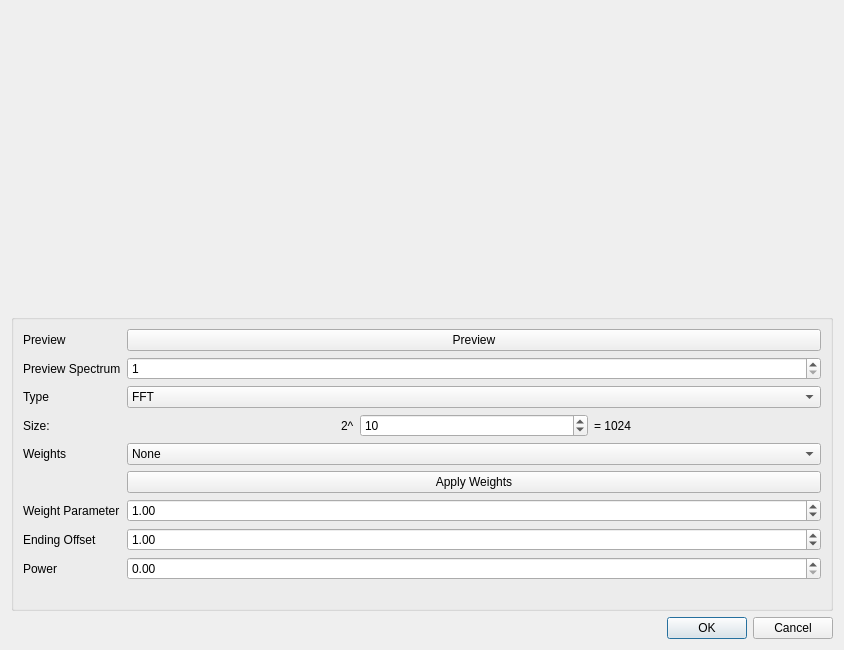
<?xml version="1.0" encoding="UTF-8"?>
<ui version="4.0">
 <class>FourierTransformDialog</class>
 <widget class="QDialog" name="FourierTransformDialog">
  <property name="geometry">
   <rect>
    <x>0</x>
    <y>0</y>
    <width>844</width>
    <height>650</height>
   </rect>
  </property>
  <property name="sizePolicy">
   <sizepolicy hsizetype="MinimumExpanding" vsizetype="MinimumExpanding">
    <horstretch>0</horstretch>
    <verstretch>0</verstretch>
   </sizepolicy>
  </property>
  <property name="windowTitle">
   <string>Apply Fourier Transform</string>
  </property>
  <property name="toolTip">
   <string>Output will be in Hz</string>
  </property>
  <layout class="QVBoxLayout" name="verticalLayout">
   <item>
    <widget class="QCustomPlot" name="spectrumCustomPlot" native="true">
     <property name="minimumSize">
      <size>
       <width>400</width>
       <height>200</height>
      </size>
     </property>
    </widget>
   </item>
   <item>
    <widget class="QGroupBox" name="formGroupBox">
     <layout class="QFormLayout" name="formLayout_2">
      <item row="1" column="0">
       <widget class="QLabel" name="previewLabel">
        <property name="text">
         <string>Preview</string>
        </property>
       </widget>
      </item>
      <item row="1" column="1">
       <widget class="QPushButton" name="previewPushButton">
        <property name="text">
         <string>Preview</string>
        </property>
       </widget>
      </item>
      <item row="2" column="0">
       <widget class="QLabel" name="spectrumLabel">
        <property name="text">
         <string>Preview Spectrum</string>
        </property>
       </widget>
      </item>
      <item row="2" column="1">
       <widget class="QSpinBox" name="spectrumSpinBox">
        <property name="minimum">
         <number>1</number>
        </property>
       </widget>
      </item>
      <item row="3" column="0">
       <widget class="QLabel" name="typeLabel">
        <property name="text">
         <string>Type</string>
        </property>
       </widget>
      </item>
      <item row="3" column="1">
       <widget class="QComboBox" name="typeComboBox">
        <item>
         <property name="text">
          <string>FFT</string>
         </property>
        </item>
        <item>
         <property name="text">
          <string>Inverse FFT</string>
         </property>
        </item>
       </widget>
      </item>
      <item row="4" column="0">
       <widget class="QLabel" name="sizeLabel">
        <property name="toolTip">
         <string>Spectra will be truncated when this is smaller than abscissa size and zero-padded when it is larger than abscissa size.</string>
        </property>
        <property name="text">
         <string>Size:</string>
        </property>
       </widget>
      </item>
      <item row="4" column="1">
       <layout class="QHBoxLayout" name="horizontalLayout">
        <item alignment="Qt::AlignRight">
         <widget class="QLabel" name="label_2">
          <property name="text">
           <string>2^</string>
          </property>
         </widget>
        </item>
        <item>
         <widget class="QSpinBox" name="powerSpinBox">
          <property name="minimum">
           <number>1</number>
          </property>
          <property name="maximum">
           <number>64</number>
          </property>
          <property name="value">
           <number>10</number>
          </property>
         </widget>
        </item>
        <item>
         <widget class="QLabel" name="valueLabel">
          <property name="text">
           <string>= 1024</string>
          </property>
         </widget>
        </item>
       </layout>
      </item>
      <item row="5" column="0">
       <widget class="QLabel" name="weightsLabel">
        <property name="text">
         <string>Weights</string>
        </property>
       </widget>
      </item>
      <item row="5" column="1">
       <widget class="QComboBox" name="weightsComboBox">
        <item>
         <property name="text">
          <string>None</string>
         </property>
        </item>
        <item>
         <property name="text">
          <string>Exponential</string>
         </property>
        </item>
        <item>
         <property name="text">
          <string>Gaussian</string>
         </property>
        </item>
        <item>
         <property name="text">
          <string>Sine Bell</string>
         </property>
        </item>
       </widget>
      </item>
      <item row="6" column="1">
       <widget class="QPushButton" name="weightsPushButton">
        <property name="text">
         <string>Apply Weights</string>
        </property>
       </widget>
      </item>
      <item row="7" column="0">
       <widget class="QLabel" name="parameterLabel">
        <property name="text">
         <string>Weight Parameter</string>
        </property>
       </widget>
      </item>
      <item row="7" column="1">
       <widget class="QDoubleSpinBox" name="parameterDoubleSpinBox">
        <property name="value">
         <double>1.000000000000000</double>
        </property>
       </widget>
      </item>
      <item row="8" column="0">
       <widget class="QLabel" name="endLabel">
        <property name="text">
         <string>Ending Offset</string>
        </property>
       </widget>
      </item>
      <item row="8" column="1">
       <widget class="QDoubleSpinBox" name="endDoubleSpinBox">
        <property name="minimum">
         <double>0.000000000000000</double>
        </property>
        <property name="maximum">
         <double>200.000000000000000</double>
        </property>
        <property name="singleStep">
         <double>5.000000000000000</double>
        </property>
        <property name="value">
         <double>1.000000000000000</double>
        </property>
       </widget>
      </item>
      <item row="9" column="0">
       <widget class="QLabel" name="sinePowerLabel">
        <property name="text">
         <string>Power</string>
        </property>
       </widget>
      </item>
      <item row="9" column="1">
       <widget class="QDoubleSpinBox" name="sinePowerDoubleSpinBox"/>
      </item>
     </layout>
    </widget>
   </item>
   <item>
    <widget class="QDialogButtonBox" name="buttonBox">
     <property name="orientation">
      <enum>Qt::Horizontal</enum>
     </property>
     <property name="standardButtons">
      <set>QDialogButtonBox::Cancel|QDialogButtonBox::Ok</set>
     </property>
    </widget>
   </item>
  </layout>
 </widget>
 <customwidgets>
  <customwidget>
   <class>QCustomPlot</class>
   <extends>QWidget</extends>
   <header>qcustomplot.h</header>
   <container>1</container>
  </customwidget>
 </customwidgets>
 <resources/>
 <connections>
  <connection>
   <sender>buttonBox</sender>
   <signal>accepted()</signal>
   <receiver>FourierTransformDialog</receiver>
   <slot>accept()</slot>
   <hints>
    <hint type="sourcelabel">
     <x>254</x>
     <y>643</y>
    </hint>
    <hint type="destinationlabel">
     <x>157</x>
     <y>274</y>
    </hint>
   </hints>
  </connection>
  <connection>
   <sender>buttonBox</sender>
   <signal>rejected()</signal>
   <receiver>FourierTransformDialog</receiver>
   <slot>reject()</slot>
   <hints>
    <hint type="sourcelabel">
     <x>322</x>
     <y>643</y>
    </hint>
    <hint type="destinationlabel">
     <x>286</x>
     <y>274</y>
    </hint>
   </hints>
  </connection>
 </connections>
</ui>
